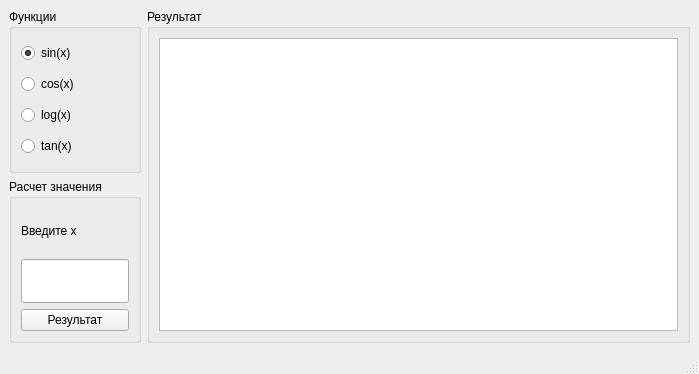
<?xml version="1.0" encoding="UTF-8"?>
<ui version="4.0">
 <class>MainWindow</class>
 <widget class="QMainWindow" name="MainWindow">
  <property name="geometry">
   <rect>
    <x>0</x>
    <y>0</y>
    <width>699</width>
    <height>374</height>
   </rect>
  </property>
  <property name="windowTitle">
   <string>MainWindow</string>
  </property>
  <widget class="QWidget" name="centralwidget">
   <layout class="QGridLayout" name="gridLayout_2">
    <item row="0" column="0">
     <widget class="QGroupBox" name="groupBox">
      <property name="title">
       <string>Функции</string>
      </property>
      <layout class="QVBoxLayout" name="verticalLayout_2">
       <item>
        <widget class="QRadioButton" name="sin">
         <property name="text">
          <string>sin(x)</string>
         </property>
         <property name="checked">
          <bool>true</bool>
         </property>
        </widget>
       </item>
       <item>
        <widget class="QRadioButton" name="cos">
         <property name="text">
          <string>cos(x)</string>
         </property>
        </widget>
       </item>
       <item>
        <widget class="QRadioButton" name="log">
         <property name="text">
          <string>log(x)</string>
         </property>
        </widget>
       </item>
       <item>
        <widget class="QRadioButton" name="tan">
         <property name="text">
          <string>tan(x)</string>
         </property>
        </widget>
       </item>
      </layout>
     </widget>
    </item>
    <item row="0" column="1" rowspan="2">
     <widget class="QGroupBox" name="groupBox_3">
      <property name="title">
       <string>Результат</string>
      </property>
      <layout class="QVBoxLayout" name="verticalLayout_3">
       <item>
        <widget class="QTextEdit" name="result_text"/>
       </item>
      </layout>
     </widget>
    </item>
    <item row="1" column="0">
     <widget class="QGroupBox" name="groupBox_2">
      <property name="title">
       <string>Расчет значения</string>
      </property>
      <layout class="QVBoxLayout" name="verticalLayout">
       <item>
        <widget class="QLabel" name="label">
         <property name="text">
          <string>Введите x</string>
         </property>
        </widget>
       </item>
       <item>
        <widget class="QLineEdit" name="value">
         <property name="sizePolicy">
          <sizepolicy hsizetype="Preferred" vsizetype="Preferred">
           <horstretch>0</horstretch>
           <verstretch>0</verstretch>
          </sizepolicy>
         </property>
        </widget>
       </item>
       <item>
        <widget class="QPushButton" name="result_button">
         <property name="text">
          <string>Результат</string>
         </property>
        </widget>
       </item>
      </layout>
     </widget>
    </item>
   </layout>
  </widget>
  <widget class="QMenuBar" name="menubar">
   <property name="geometry">
    <rect>
     <x>0</x>
     <y>0</y>
     <width>699</width>
     <height>21</height>
    </rect>
   </property>
  </widget>
  <widget class="QStatusBar" name="statusbar"/>
 </widget>
 <resources/>
 <connections/>
</ui>
